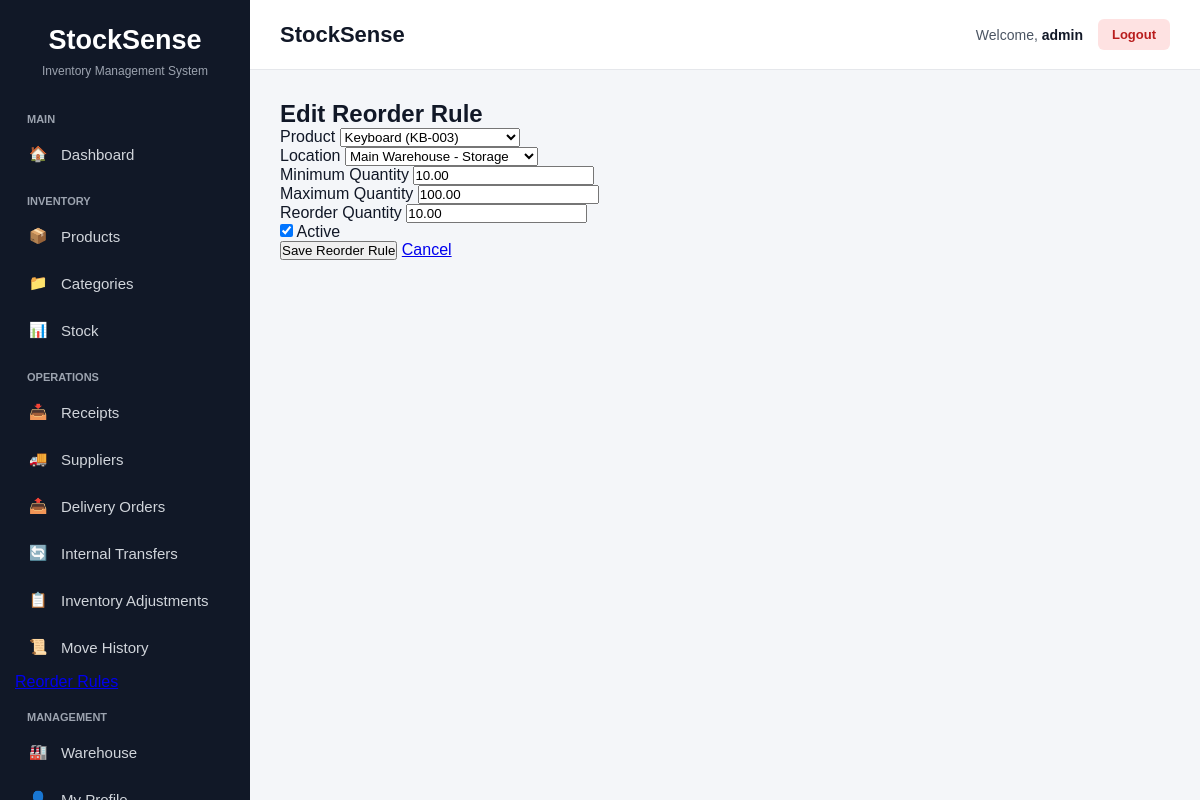
/operations/reorder-rules/2/edit/ (signed in), run on the app's committed database.
### operations/models.py (models this page shows, shortened)
class ReorderRule(models.Model):
    product = models.ForeignKey(
        Product,
        on_delete=models.CASCADE,
        related_name='reorder_rules'
    )
    location = models.ForeignKey(
        Location,
        on_delete=models.CASCADE,
        related_name='reorder_rules'
    )
    minimum_quantity = models.DecimalField(
        max_digits=12,
        decimal_places=2,
        default=0
    )
    maximum_quantity = models.DecimalField(
        max_digits=12,
        decimal_places=2,
        default=0
    )
    reorder_quantity = models.DecimalField(
        max_digits=12,
        decimal_places=2,
        default=0
    )
    is_active = models.BooleanField(default=True)
    created_at = models.DateTimeField(auto_now_add=True)
    updated_at = models.DateTimeField(auto_now=True)
    class Meta:
        constraints = [
            models.UniqueConstraint(
                fields=['product', 'location'],
                name='unique_reorder_rule_product_location'
            )
        ]

### operations/views.py (the view)
@login_required
def reorder_rule_edit(request, pk):
    rule = get_object_or_404(ReorderRule, pk=pk)
    if request.method == 'POST':
        form = ReorderRuleForm(
            request.POST,
            instance=rule
        )
        if form.is_valid():
            form.save()
            return redirect('operations:reorder_rule_list')
    else:
        form = ReorderRuleForm(instance=rule)
    return render(
        request,
        'operations/reorder_rule_form.html',
        {
            'form': form,
            'title': 'Edit Reorder Rule',
        }
    )

### inventory/models.py (called while the page is built)
    def __str__(self):
        return f"{self.name} ({self.sku})"

### warehouse/models.py (called while the page is built)
    def __str__(self):
        return f"{self.warehouse.name} - {self.name}"

### templates/operations/reorder_rule_form.html (shortened to what this page needs)
{% extends 'base.html' %}
{% block content %}
<div class="container">
    <div class="row justify-content-center">
        <div class="col-lg-7">
            <div class="card shadow-sm">
                <div class="card-body">
                    <h2 class="mb-4">
                        {{ title }}
                    </h2>
                    <form method="post">
                        <div class="mb-3">
                            <label class="form-label">
                                Product
                            </label>
                            {{ form.product }}
                        </div>
                        <div class="mb-3">
                            <label class="form-label">
                                Location
                            </label>
                            {{ form.location }}
                        </div>
                        <div class="mb-3">
                            <label class="form-label">
                                Minimum Quantity
                            </label>
                            {{ form.minimum_quantity }}
                        </div>
                        <div class="mb-3">
                            <label class="form-label">
                                Maximum Quantity
                            </label>
                            {{ form.maximum_quantity }}
                        </div>
                        <div class="mb-3">
                            <label class="form-label">
                                Reorder Quantity
                            </label>
                            {{ form.reorder_quantity }}
                        </div>
                        <div class="form-check mb-4">
                            {{ form.is_active }}
                            <label class="form-check-label">
                                Active
                            </label>
                        </div>
                        <div class="d-flex gap-2">
                            <button type="submit"
                                    class="btn btn-primary">
                                Save Reorder Rule
                            </button>
                            <a href="{% url 'operations:reorder_rule_list' %}"
                               class="btn btn-secondary">
                                Cancel
                            </a>
                        </div>
                    </form>
                </div>
            </div>
        </div>
    </div>
</div>
{% endblock %}

### templates/base.html (shortened to what this page needs)
<!DOCTYPE html>
<html lang="en">
<head>
</head>
<body>
<aside class="sidebar">
    <div class="logo">
        StockSense
    </div>
    <div class="logo-subtitle">
        Inventory Management System
    </div>
    <div class="menu-title">
        Main
    </div>
    <a href="{% url 'dashboard:home' %}"
       class="nav-link">
        <span class="nav-icon">🏠</span>
        Dashboard
    </a>
    <div class="menu-title">
        Inventory
    </div>
    <a href="{% url 'inventory:product_list' %}"
   class="nav-link">
    <span class="nav-icon">📦</span>
    Products
</a>
<a href="{% url 'inventory:category_list' %}"
   class="nav-link">
    <span class="nav-icon">📁</span>
    Categories
</a>
    <a href="{% url 'inventory:stock_list' %}"
   class="nav-link">
    <span class="nav-icon">📊</span>
    Stock
</a>
    <div class="menu-title">
        Operations
    </div>
    <a href="{% url 'operations:receipt_list' %}"
   class="nav-link">
    <span class="nav-icon">📥</span>
    Receipts
    </a>
    <a href="{% url 'operations:supplier_list' %}"
   class="nav-link">
    <span class="nav-icon">🚚</span>
    Suppliers
    </a>
    <a href="{% url 'operations:delivery_list' %}"
   class="nav-link">
    <span class="nav-icon">📤</span>
    Delivery Orders
    </a>
    <a href="{% url 'operations:transfer_list' %}"
   class="nav-link">
    <span class="nav-icon">🔄</span>
    Internal Transfers
    </a>
    <a href="{% url 'operations:adjustment_list' %}"
   class="nav-link">
    <span class="nav-icon">📋</span>
    Inventory Adjustments
    </a>
    <a href="{% url 'operations:ledger_list' %}"
   class="nav-link">
    <span class="nav-icon">📜</span>
    Move History
    </a>
    <a href="{% url 'operations:reorder_rule_list' %}">
    </a>
    <div class="menu-title">
        Management
    </div>
    <a href="{% url 'warehouse:warehouse_list' %}"
   class="nav-link">
    <span class="nav-icon">🏭</span>
    Warehouse
     </a>
    <a href="#"
       class="nav-link">
        <span class="nav-icon">👤</span>
    </a>
</aside>
<main class="main-content">
    <header class="topbar">
        <div class="page-title">
            {% block page_title %}
            StockSense
            {% endblock %}
        </div>
        <div class="user-section">
            <span>
                Welcome,
                <span class="user-name">
                    {{ request.user.username }}
                </span>
            </span>
            <a href="{% url 'accounts:logout' %}"
               class="logout-button">
                Logout
            </a>
        </div>
    </header>
    <section class="content">
        {% block content %}
        {% endblock %}
    </section>
</main>
</body>
</html>

### templates/base.html (style rules this page uses)
* { box-sizing: border-box; margin: 0; padding: 0; }
body { font-family: Arial, Helvetica, sans-serif; background: #f4f6f9; color: #111827; }
.sidebar { position: fixed; left: 0; top: 0; width: 250px; height: 100vh; background: #111827; color: white; padding: 25px 15px; overflow-y: auto; }
.logo { text-align: center; font-size: 27px; font-weight: bold; margin-bottom: 8px; }
.logo-subtitle { text-align: center; color: #9ca3af; font-size: 12px; margin-bottom: 35px; }
.menu-title { color: #9ca3af; font-size: 11px; font-weight: bold; text-transform: uppercase; padding: 0 12px; margin-top: 20px; margin-bottom: 8px; }
.nav-link { display: flex; align-items: center; gap: 12px; padding: 12px; margin-bottom: 5px; border-radius: 7px; color: #d1d5db; text-decoration: none; font-size: 15px; transition: 0.2s; }
.nav-icon { width: 22px; text-align: center; }
.main-content { margin-left: 250px; min-height: 100vh; }
.topbar { height: 70px; background: white; border-bottom: 1px solid #e5e7eb; display: flex; align-items: center; justify-content: space-between; padding: 0 30px; }
.page-title { font-size: 22px; font-weight: bold; color: #111827; }
.user-section { display: flex; align-items: center; gap: 15px; font-size: 14px; color: #4b5563; }
.user-name { font-weight: bold; color: #111827; }
.logout-button { padding: 8px 14px; border-radius: 6px; background: #fee2e2; color: #b91c1c; text-decoration: none; font-size: 13px; font-weight: bold; }
.content { padding: 30px; }

### data on the page
ReorderRule: product "Keyboard (KB-003)", location "Main Warehouse - Storage", minimum_quantity "10.00", maximum_quantity "100.00", reorder_quantity "10.00", is_active "☑"

### other printed values
{{ request.user.username }} "admin"
{{ title }} "Edit Reorder Rule"
